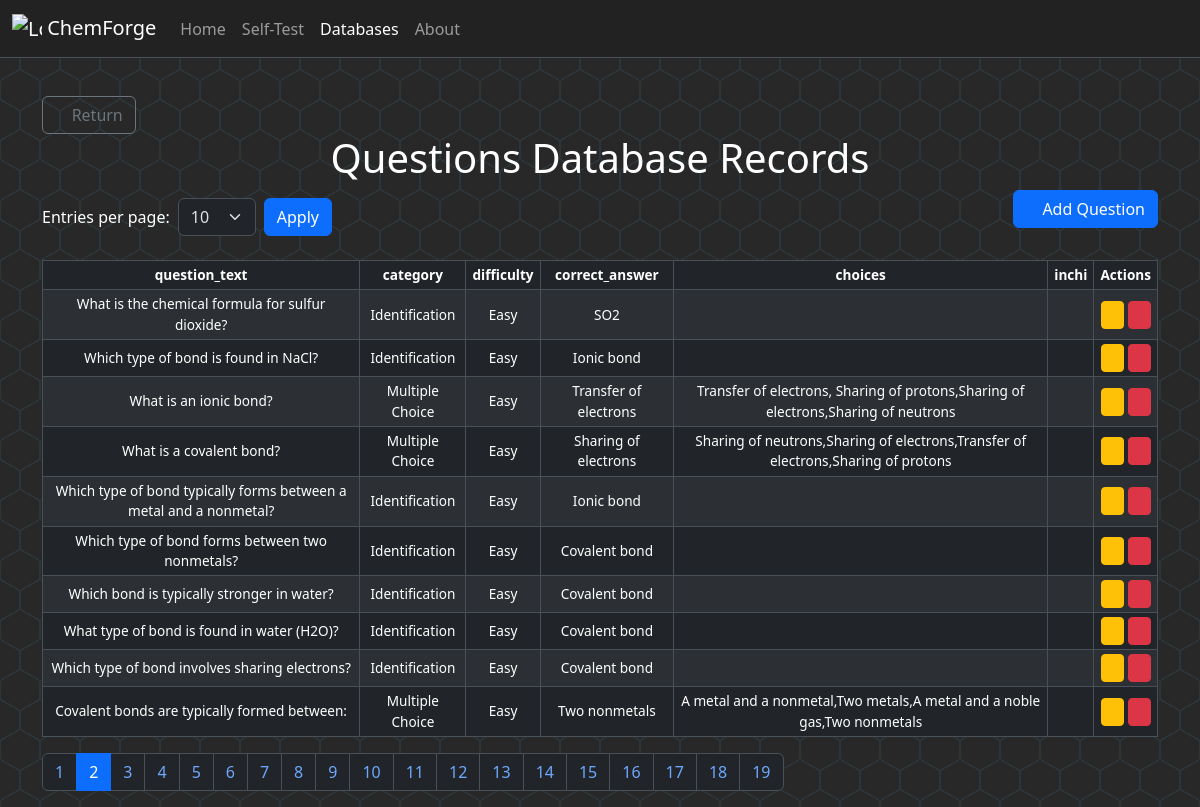
Page /questions_database?page=2&per_page=10 on the committed database.
### tables this page shows
CREATE TABLE questions (
id INTEGER PRIMARY KEY AUTOINCREMENT,
question_text TEXT NOT NULL,
category TEXT CHECK(category IN ('Identification','Multiple Choice')) NOT NULL,
difficulty TEXT CHECK(difficulty IN ('Easy', 'Hard')) NOT NULL,
correct_answer TEXT NOT NULL,
choices TEXT,
inchi TEXT
);

### app.py (the view)
@app.route('/questions_database', methods=['GET'])
def questions_database():
    per_page = request.args.get("per_page", 10, type=int)
    page = request.args.get("page", 1, type=int)
    data, total_count = chemcursor.questions_database_retrieval(page, per_page)
    return render_template('questions_database.html', database='Questions', data=data, total_count=total_count, per_page=per_page, page=page)

### chemcursor.py (called while the page is built)
def get_paginated_data(query, page, per_page, db_name):
    offset = (page - 1) * per_page
    connection = sqlite3.connect(db_name)
    connection.row_factory = sqlite3.Row
    cursor = connection.cursor()
    cursor.execute(query + " LIMIT ? OFFSET ?", (per_page, offset))
    data = [dict(row) for row in cursor.fetchall()]
    cursor.execute("SELECT COUNT(*) FROM (" + query + ")")
    total_count = cursor.fetchone()[0]
    connection.close()
    return data, total_count

def questions_database_retrieval(page, per_page):
    query = "SELECT * FROM questions"
    return get_paginated_data(query, page, per_page, "questions.db")

### templates/questions_database.html (shortened to what this page needs)
{% extends "layout.html" %}
{% block main %}
<div class="container">
    <div id="controls">
        <a href="/databases" class="btn btn-outline-secondary"><i class="bi bi-arrow-left"></i> Return</a>
    </div>
    <h1 class="text-center">{{ database }} Database Records</h1>
    <div class="d-flex justify-content-between align-items-center mb-3">
        <form method="get" action="{{ url_for('compounds_database' if database == 'Compounds' else 'questions_database') }}" class="d-flex align-items-center">
            <label for="per_page" class="me-2 text-nowrap">Entries per page:</label>
            <select name="per_page" id="per_page" class="form-select me-2 select_pages">
                {% for option in [10, 25, 50, 75, 100] %}
                    <option value="{{ option }}" {% if option == per_page %}selected{% endif %}>{{ option }}</option>
                {% endfor %}
            </select>
            <button type="submit" class="btn btn-primary">Apply</button>
        </form>
        <button type="button" class="btn btn-primary mb-3" data-bs-toggle="modal" data-bs-target="#addEntryModal">
            <i class="bi bi-plus-circle"></i> Add Question
        </button>
    </div>
    <table class="table table-bordered table-striped" id="questions_database_table">
        <thead>
            <tr>
                {% for header in data[0].keys() if header != 'id' %}
                    <th>{{ header }}</th>
                {% endfor %}
                <th>Actions</th>
            </tr>
        </thead>
        <tbody>
            {% for row in data %}
            <tr>
                {% for key, value in row.items() if key != 'id' %}
                    <td>{{ value }}</td>
                {% endfor %}
                <td>
                    <div class="tbl_btn-container">
                        <a href="#" class="btn btn-warning btn-sm edit-btn"
                            data-id="{{ row['id'] }}" data-question="{{ row['question_text'] }}"
                            data-category="{{ row['category'] if 'category' in row else '' }}" data-difficulty="{{ row['difficulty'] if 'difficulty' in row else '' }}"
                            data-choices="{{ row['choices'] if 'choices' in row else '' }}" data-correct_answer="{{ row['correct_answer'] if 'correct_answer' in row else '' }}"
                            data-inchi="{{ row['inchi'] if 'inchi' in row else '' }}"
                            data-bs-toggle="modal" data-bs-target="#editEntryModal">
                            <i class="bi bi-pencil-fill"></i>
                        </a>
                        <a href="#" class="btn btn-danger btn-sm delete-btn" data-id="{{ row['id'] }}" data-bs-toggle="modal" data-bs-target="#deleteEntryModal">
                            <i class="bi bi-trash-fill"></i>
                        </a>
                    </div>
                </td>
            </tr>
            {% endfor %}
        </tbody>
    </table>
    <nav>
        <ul class="pagination">
            {% set total_pages = (total_count // per_page) + (1 if total_count % per_page > 0 else 0) %}
            {% for p in range(1, total_pages + 1) %}
                <li class="page-item {% if p == page %}active{% endif %}">
                    <a class="page-link" href="{{ url_for('compounds_database' if database == 'Compounds' else 'questions_database', page=p, per_page=per_page) }}">{{ p }}</a>
                </li>
            {% endfor %}
        </ul>
    </nav>
</div>
{% endblock %}

### static/styles.css (style rules this page uses)
body { width: 100%; height: 100%; background: radial-gradient( circle farthest-side at 0% 50%, #282828 23.5%, rgba(255, 170, 0, 0) 0 ) 21px 30px, radial-gradient( circle farthest-side at 0% 50%, #2c3539 24%, rgba(240, 166, 17, 0) 0 ) 19px 30px, linear-gradient( #282828 14%, rgba(240, 166, 17, 0) 0, rgba(240, 166, 17, 0) 85%, #282828 0 ) 0 0, linear-gradient( 150deg, #282828 24%, #2c3539 0, #2c3539 26%, rgba(240, 166, 17, 0) 0, rgba(240, 166, 17, 0) 74%, #2c3539 0, #2c3539 76%, #282828 0 ) 0 0, linear-gradient( 30deg, #282828 24%, #2c3539 0, #2c3539 26%, rgba(240, 166, 17, 0) 0, rgba(240, 166, 17, 0) 74%, #2c3539 0, #2c3539 76%, #282828 0 ) 0 0, linear-gradient(90deg, #2c3539 2%, #282828 0, #282828 98%, #2c3539 0%) 0 0 #282828; background-size: 40px 60px; }
body, main, #navbarNav .active, .navbar { color: white; }
.select_pages { max-width: 100px; display: inline-block; }
#compounds_database_table, #questions_database_table { font-size: 0.85rem; }
#compounds_database_table th, #compounds_database_table td, #questions_database_table th, #questions_database_table td { padding: 4px 6px; text-align: center; vertical-align: middle; }
#compounds_database_table .btn-sm, #questions_database_table .btn-sm { font-size: 0.75rem; padding: 4px 6px; margin: auto; display: inline-block; justify-content: center; align-items: center; gap: 5px; }

### rows in the picture
questions: question_text "What is the chemical formula for sulfur dioxide?", category "Identification", difficulty "Easy", correct_answer "SO2"
questions: question_text "Which type of bond is found in NaCl?", category "Identification", difficulty "Easy", correct_answer "Ionic bond"
questions: question_text "What is an ionic bond?", category "Multiple Choice", difficulty "Easy", correct_answer "Transfer of electrons", choices "Transfer of electrons, Sharing of protons,Sharing of electrons,Sharing of neutrons"
questions: question_text "What is a covalent bond?", category "Multiple Choice", difficulty "Easy", correct_answer "Sharing of electrons", choices "Sharing of neutrons,Sharing of electrons,Transfer of electrons,Sharing of protons"
questions: question_text "Which type of bond typically forms between a metal and a nonmetal?", category "Identification", difficulty "Easy", correct_answer "Ionic bond"
questions: question_text "Which type of bond forms between two nonmetals?", category "Identification", difficulty "Easy", correct_answer "Covalent bond"
questions: question_text "Which bond is typically stronger in water?", category "Identification", difficulty "Easy", correct_answer "Covalent bond"
questions: question_text "What type of bond is found in water (H2O)?", category "Identification", difficulty "Easy", correct_answer "Covalent bond"
questions: question_text "Which type of bond involves sharing electrons?", category "Identification", difficulty "Easy", correct_answer "Covalent bond"
questions: question_text "Covalent bonds are typically formed between:", category "Multiple Choice", difficulty "Easy", correct_answer "Two nonmetals", choices "A metal and a nonmetal,Two metals,A metal and a noble gas,Two nonmetals"

### other values in the picture
{{ database }} "Questions"
{{ header }} "question_text" "category" "difficulty" "correct_answer" "choices" "inchi"
{{ p }} "1" "2" "3" "4" "5" "6" "7" "8" "9" "10" "11" "12" "13" "14" "15" "16" "17" "18" "19"
form field per_page "10"
